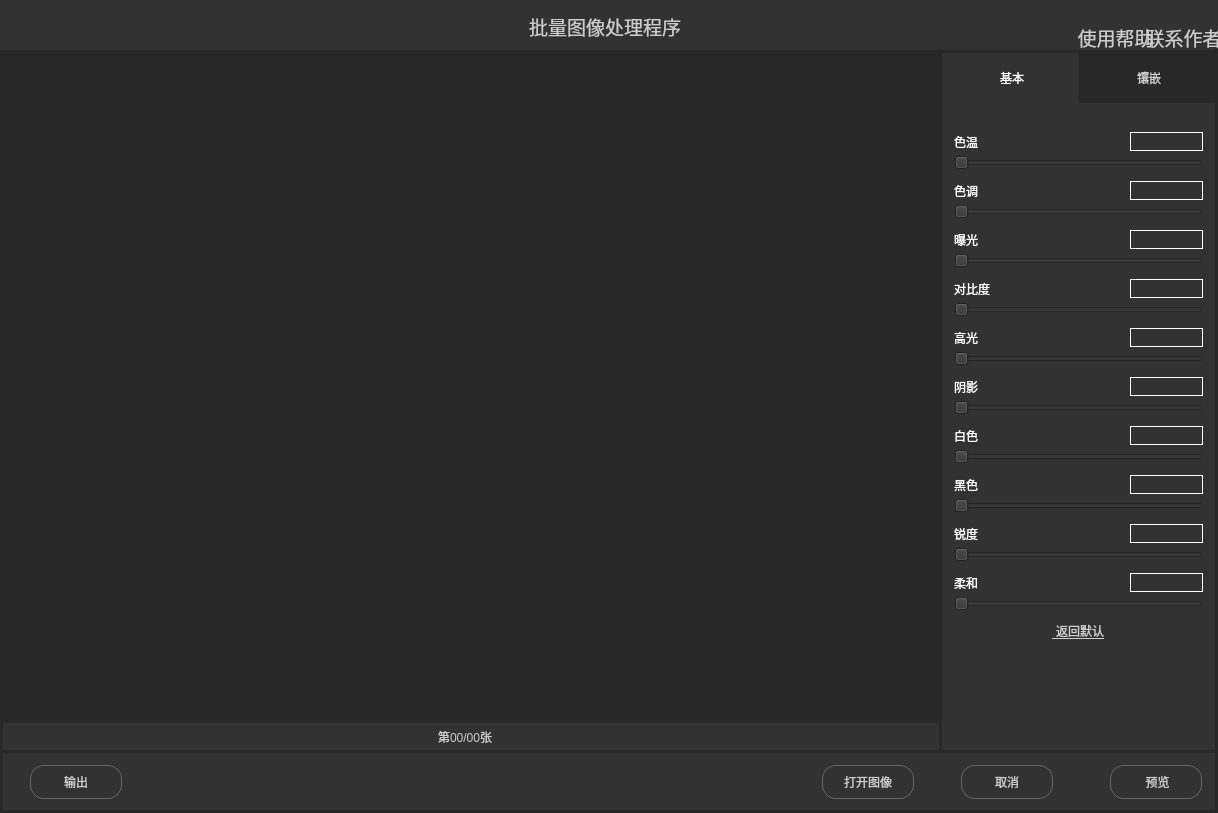
 <widget class="QWidget" name="Widget">
  <property name="geometry">
   <rect>
    <x>0</x>
    <y>0</y>
    <width>1218</width>
    <height>813</height>
   </rect>
  </property>
  <property name="maximumSize">
   <size>
    <width>1218</width>
    <height>813</height>
   </size>
  </property>
  <property name="font">
   <font>
    <family>微软雅黑</family>
    <pointsize>14</pointsize>
   </font>
  </property>
  <property name="windowTitle">
   <string>Widget</string>
  </property>
  <property name="styleSheet">
   <string notr="true">background-color: rgb(50, 50, 50);</string>
  </property>
  <widget class="QFrame" name="frame_bottom">
   <property name="geometry">
    <rect>
     <x>0</x>
     <y>750</y>
     <width>1218</width>
     <height>63</height>
    </rect>
   </property>
   <property name="styleSheet">
    <string notr="true">border-style: solid; /*边框样式*/
border-width: 3px;  /*边框宽度为4像素*/
border-color: rgb(40, 40, 40);</string>
   </property>
   <property name="frameShape">
    <enum>QFrame::StyledPanel</enum>
   </property>
   <property name="frameShadow">
    <enum>QFrame::Raised</enum>
   </property>
   <widget class="QPushButton" name="pushButton_out">
    <property name="geometry">
     <rect>
      <x>30</x>
      <y>15</y>
      <width>92</width>
      <height>34</height>
     </rect>
    </property>
    <property name="toolTipDuration">
     <number>0</number>
    </property>
    <property name="styleSheet">
     <string notr="true">background-color: rgb(50, 50, 50);
border-width:1px;
border-radius:14px;
border-color: rgb(102, 102, 102);
color: rgb(204, 204, 204);</string>
    </property>
    <property name="text">
     <string>输出</string>
    </property>
   </widget>
   <widget class="QPushButton" name="pushButton_cancle">
    <property name="geometry">
     <rect>
      <x>961</x>
      <y>15</y>
      <width>92</width>
      <height>34</height>
     </rect>
    </property>
    <property name="toolTipDuration">
     <number>0</number>
    </property>
    <property name="styleSheet">
     <string notr="true">background-color: rgb(50, 50, 50);
border-width:1px;
border-radius:14px;
border-color: rgb(102, 102, 102);
color: rgb(204, 204, 204);</string>
    </property>
    <property name="text">
     <string>取消</string>
    </property>
   </widget>
   <widget class="QPushButton" name="pushButton_open">
    <property name="geometry">
     <rect>
      <x>822</x>
      <y>15</y>
      <width>92</width>
      <height>34</height>
     </rect>
    </property>
    <property name="toolTipDuration">
     <number>0</number>
    </property>
    <property name="styleSheet">
     <string notr="true">background-color: rgb(50, 50, 50);
border-width:1px;
border-radius:14px;
border-color: rgb(102, 102, 102);
color: rgb(204, 204, 204);</string>
    </property>
    <property name="text">
     <string>打开图像</string>
    </property>
   </widget>
   <widget class="QPushButton" name="pushButton_show">
    <property name="geometry">
     <rect>
      <x>1110</x>
      <y>15</y>
      <width>92</width>
      <height>34</height>
     </rect>
    </property>
    <property name="toolTipDuration">
     <number>0</number>
    </property>
    <property name="styleSheet">
     <string notr="true">background-color: rgb(50, 50, 50);
border-width:1px;
border-radius:14px;
border-color: rgb(102, 102, 102);
color: rgb(204, 204, 204);</string>
    </property>
    <property name="text">
     <string> 预览</string>
    </property>
   </widget>
  </widget>
  <widget class="QLabel" name="label_image_show">
   <property name="geometry">
    <rect>
     <x>0</x>
     <y>50</y>
     <width>939</width>
     <height>670</height>
    </rect>
   </property>
   <property name="styleSheet">
    <string notr="true">background-color: rgb(40, 40, 40);
border-style: solid; /*边框样式*/
border-width: 3px;  /*边框宽度为4像素*/
border-color: rgb(40, 40, 40);</string>
   </property>
   <property name="text">
    <string/>
   </property>
  </widget>
  <widget class="QFrame" name="frame_bottom_name">
   <property name="geometry">
    <rect>
     <x>0</x>
     <y>720</y>
     <width>939</width>
     <height>30</height>
    </rect>
   </property>
   <property name="styleSheet">
    <string notr="true">border-style: solid; /*边框样式*/
border-top-width: 3px;  /*边框宽度为4像素*/
border-left-width:3px;
border-color: rgb(40, 40, 40);</string>
   </property>
   <property name="frameShape">
    <enum>QFrame::StyledPanel</enum>
   </property>
   <property name="frameShadow">
    <enum>QFrame::Raised</enum>
   </property>
   <widget class="QPushButton" name="pushButton_left">
    <property name="geometry">
     <rect>
      <x>388</x>
      <y>8</y>
      <width>19</width>
      <height>19</height>
     </rect>
    </property>
    <property name="styleSheet">
     <string notr="true">background-image: url(:/left_right/左(1).png);
border:noen;
</string>
    </property>
    <property name="text">
     <string/>
    </property>
   </widget>
   <widget class="QPushButton" name="pushButton_right">
    <property name="geometry">
     <rect>
      <x>534</x>
      <y>8</y>
      <width>19</width>
      <height>19</height>
     </rect>
    </property>
    <property name="styleSheet">
     <string notr="true">background-image: url(:/left_right/右(1).png);
border:noen;
</string>
    </property>
    <property name="text">
     <string/>
    </property>
   </widget>
   <widget class="QLabel" name="label_number">
    <property name="geometry">
     <rect>
      <x>438</x>
      <y>6</y>
      <width>71</width>
      <height>21</height>
     </rect>
    </property>
    <property name="styleSheet">
     <string notr="true">font: 14px &quot;微软雅黑&quot;;
color: rgb(204, 204, 204);
border:none;</string>
    </property>
    <property name="text">
     <string>第00/00张</string>
    </property>
   </widget>
   <zorder>label_number</zorder>
   <zorder>pushButton_left</zorder>
   <zorder>pushButton_right</zorder>
  </widget>
  <widget class="QFrame" name="frame_side">
   <property name="geometry">
    <rect>
     <x>939</x>
     <y>49</y>
     <width>279</width>
     <height>701</height>
    </rect>
   </property>
   <property name="styleSheet">
    <string notr="true">border-style: solid; /*边框样式*/
border-left-width: 3px;  /*边框宽度为4像素*/
border-right-width:3px;
border-color: rgb(40, 40, 40);</string>
   </property>
   <property name="frameShape">
    <enum>QFrame::StyledPanel</enum>
   </property>
   <property name="frameShadow">
    <enum>QFrame::Raised</enum>
   </property>
   <widget class="QPushButton" name="pushButton_basic">
    <property name="geometry">
     <rect>
      <x>3</x>
      <y>1</y>
      <width>140</width>
      <height>53</height>
     </rect>
    </property>
    <property name="toolTipDuration">
     <number>0</number>
    </property>
    <property name="styleSheet">
     <string notr="true">background-color: rgb(50, 50, 50);border-top-width:3px;
border-left:none;
border-right:none;
border-color: rgb(40, 40, 40);
color: rgb(255, 255, 255);
font: 18px &quot;微软雅黑&quot;;
</string>
    </property>
    <property name="text">
     <string>基本</string>
    </property>
   </widget>
   <widget class="QPushButton" name="pushButton_in">
    <property name="geometry">
     <rect>
      <x>140</x>
      <y>1</y>
      <width>140</width>
      <height>53</height>
     </rect>
    </property>
    <property name="toolTipDuration">
     <number>0</number>
    </property>
    <property name="styleSheet">
     <string notr="true">background-color: rgb(40, 40, 40);
font: 18px &quot;微软雅黑&quot;;
border-top-width:3px;
border-left:none;
border-right:none;
border-color: rgb(40, 40, 40);
color: rgb(204, 204, 204);</string>
    </property>
    <property name="text">
     <string>镶嵌</string>
    </property>
   </widget>
   <widget class="QGroupBox" name="groupBox_basic">
    <property name="geometry">
     <rect>
      <x>15</x>
      <y>83</y>
      <width>249</width>
      <height>480</height>
     </rect>
    </property>
    <property name="styleSheet">
     <string notr="true">border:none;</string>
    </property>
    <property name="title">
     <string/>
    </property>
    <widget class="QGroupBox" name="groupBox_temperature_color">
     <property name="geometry">
      <rect>
       <x>0</x>
       <y>0</y>
       <width>249</width>
       <height>39</height>
      </rect>
     </property>
     <property name="title">
      <string/>
     </property>
     <widget class="QLabel" name="label_temperature_color">
      <property name="geometry">
       <rect>
        <x>0</x>
        <y>0</y>
        <width>61</width>
        <height>20</height>
       </rect>
      </property>
      <property name="styleSheet">
       <string notr="true">font: 14px &quot;微软雅黑&quot;;
color: rgb(255, 255, 255);</string>
      </property>
      <property name="text">
       <string>色温</string>
      </property>
     </widget>
     <widget class="QSlider" name="horizontalSlider_temperature_color">
      <property name="geometry">
       <rect>
        <x>0</x>
        <y>24</y>
        <width>249</width>
        <height>14</height>
       </rect>
      </property>
      <property name="orientation">
       <enum>Qt::Horizontal</enum>
      </property>
     </widget>
     <widget class="QLineEdit" name="lineEdit_temperature_color">
      <property name="geometry">
       <rect>
        <x>176</x>
        <y>0</y>
        <width>73</width>
        <height>19</height>
       </rect>
      </property>
      <property name="styleSheet">
       <string notr="true">border-style:solid;
color: rgb(255, 255, 255);
border-width:1px;
border-color: rgb(255, 255, 255);</string>
      </property>
     </widget>
    </widget>
    <widget class="QGroupBox" name="groupBox_tone">
     <property name="geometry">
      <rect>
       <x>0</x>
       <y>49</y>
       <width>249</width>
       <height>39</height>
      </rect>
     </property>
     <property name="title">
      <string/>
     </property>
     <widget class="QLabel" name="label_tone">
      <property name="geometry">
       <rect>
        <x>0</x>
        <y>0</y>
        <width>61</width>
        <height>20</height>
       </rect>
      </property>
      <property name="styleSheet">
       <string notr="true">font: 14px &quot;微软雅黑&quot;;
color: rgb(255, 255, 255);</string>
      </property>
      <property name="text">
       <string>色调</string>
      </property>
     </widget>
     <widget class="QSlider" name="horizontalSlider_tone">
      <property name="geometry">
       <rect>
        <x>0</x>
        <y>24</y>
        <width>249</width>
        <height>14</height>
       </rect>
      </property>
      <property name="orientation">
       <enum>Qt::Horizontal</enum>
      </property>
     </widget>
     <widget class="QLineEdit" name="lineEdit_tone">
      <property name="geometry">
       <rect>
        <x>176</x>
        <y>0</y>
        <width>73</width>
        <height>19</height>
       </rect>
      </property>
      <property name="styleSheet">
       <string notr="true">border-style:solid;
color: rgb(255, 255, 255);
border-width:1px;
border-color: rgb(255, 255, 255);</string>
      </property>
     </widget>
    </widget>
    <widget class="QGroupBox" name="groupBox_contrast">
     <property name="geometry">
      <rect>
       <x>0</x>
       <y>147</y>
       <width>249</width>
       <height>39</height>
      </rect>
     </property>
     <property name="title">
      <string/>
     </property>
     <widget class="QLabel" name="label_contrast">
      <property name="geometry">
       <rect>
        <x>0</x>
        <y>0</y>
        <width>61</width>
        <height>20</height>
       </rect>
      </property>
      <property name="styleSheet">
       <string notr="true">font: 14px &quot;微软雅黑&quot;;
color: rgb(255, 255, 255);</string>
      </property>
      <property name="text">
       <string>对比度</string>
      </property>
     </widget>
     <widget class="QSlider" name="horizontalSlider_contrast">
      <property name="geometry">
       <rect>
        <x>0</x>
        <y>24</y>
        <width>249</width>
        <height>14</height>
       </rect>
      </property>
      <property name="orientation">
       <enum>Qt::Horizontal</enum>
      </property>
     </widget>
     <widget class="QLineEdit" name="lineEdit_contrast">
      <property name="geometry">
       <rect>
        <x>176</x>
        <y>0</y>
        <width>73</width>
        <height>19</height>
       </rect>
      </property>
      <property name="styleSheet">
       <string notr="true">border-style:solid;
color: rgb(255, 255, 255);
border-width:1px;
border-color: rgb(255, 255, 255);</string>
      </property>
     </widget>
    </widget>
    <widget class="QGroupBox" name="groupBox_hignlight">
     <property name="geometry">
      <rect>
       <x>0</x>
       <y>196</y>
       <width>249</width>
       <height>39</height>
      </rect>
     </property>
     <property name="title">
      <string/>
     </property>
     <widget class="QLabel" name="label_highlight">
      <property name="geometry">
       <rect>
        <x>0</x>
        <y>0</y>
        <width>61</width>
        <height>20</height>
       </rect>
      </property>
      <property name="styleSheet">
       <string notr="true">font: 14px &quot;微软雅黑&quot;;
color: rgb(255, 255, 255);</string>
      </property>
      <property name="text">
       <string>高光</string>
      </property>
     </widget>
     <widget class="QSlider" name="horizontalSlider_highlight">
      <property name="geometry">
       <rect>
        <x>0</x>
        <y>24</y>
        <width>249</width>
        <height>14</height>
       </rect>
      </property>
      <property name="orientation">
       <enum>Qt::Horizontal</enum>
      </property>
     </widget>
     <widget class="QLineEdit" name="lineEdit_highlight">
      <property name="geometry">
       <rect>
        <x>176</x>
        <y>0</y>
        <width>73</width>
        <height>19</height>
       </rect>
      </property>
      <property name="styleSheet">
       <string notr="true">border-style:solid;
color: rgb(255, 255, 255);
border-width:1px;
border-color: rgb(255, 255, 255);</string>
      </property>
     </widget>
    </widget>
    <widget class="QGroupBox" name="groupBox_shadow">
     <property name="geometry">
      <rect>
       <x>0</x>
       <y>245</y>
       <width>249</width>
       <height>39</height>
      </rect>
     </property>
     <property name="title">
      <string/>
     </property>
     <widget class="QLabel" name="label_shadow">
      <property name="geometry">
       <rect>
        <x>0</x>
        <y>0</y>
        <width>61</width>
        <height>20</height>
       </rect>
      </property>
      <property name="styleSheet">
       <string notr="true">font: 14px &quot;微软雅黑&quot;;
color: rgb(255, 255, 255);</string>
      </property>
      <property name="text">
       <string>阴影</string>
      </property>
     </widget>
     <widget class="QSlider" name="horizontalSlider_shadow">
      <property name="geometry">
       <rect>
        <x>0</x>
        <y>24</y>
        <width>249</width>
        <height>14</height>
       </rect>
      </property>
      <property name="orientation">
       <enum>Qt::Horizontal</enum>
      </property>
     </widget>
     <widget class="QLineEdit" name="lineEdit_shadow">
      <property name="geometry">
       <rect>
        <x>176</x>
        <y>0</y>
        <width>73</width>
        <height>19</height>
       </rect>
      </property>
      <property name="styleSheet">
       <string notr="true">border-style:solid;
color: rgb(255, 255, 255);
border-width:1px;
border-color: rgb(255, 255, 255);</string>
      </property>
     </widget>
    </widget>
    <widget class="QGroupBox" name="groupBox_white">
     <property name="geometry">
      <rect>
       <x>0</x>
       <y>294</y>
       <width>249</width>
       <height>39</height>
      </rect>
     </property>
     <property name="title">
      <string/>
     </property>
     <widget class="QLabel" name="label_white">
      <property name="geometry">
       <rect>
        <x>0</x>
        <y>0</y>
        <width>61</width>
        <height>20</height>
       </rect>
      </property>
      <property name="styleSheet">
       <string notr="true">font: 14px &quot;微软雅黑&quot;;
color: rgb(255, 255, 255);</string>
      </property>
      <property name="text">
       <string>白色</string>
      </property>
     </widget>
     <widget class="QSlider" name="horizontalSlider_white">
      <property name="geometry">
       <rect>
        <x>0</x>
        <y>24</y>
        <width>249</width>
        <height>14</height>
       </rect>
      </property>
      <property name="orientation">
       <enum>Qt::Horizontal</enum>
      </property>
     </widget>
     <widget class="QLineEdit" name="lineEdit_white">
      <property name="geometry">
       <rect>
        <x>176</x>
        <y>0</y>
        <width>73</width>
        <height>19</height>
       </rect>
      </property>
      <property name="styleSheet">
       <string notr="true">border-style:solid;
color: rgb(255, 255, 255);
border-width:1px;
border-color: rgb(255, 255, 255);</string>
      </property>
     </widget>
    </widget>
    <widget class="QGroupBox" name="groupBox_black">
     <property name="geometry">
      <rect>
       <x>0</x>
       <y>343</y>
       <width>249</width>
       <height>39</height>
      </rect>
     </property>
     <property name="title">
      <string/>
     </property>
     <widget class="QLabel" name="label_black">
      <property name="geometry">
       <rect>
        <x>0</x>
        <y>0</y>
        <width>61</width>
        <height>20</height>
       </rect>
      </property>
      <property name="styleSheet">
       <string notr="true">font: 14px &quot;微软雅黑&quot;;
color: rgb(255, 255, 255);</string>
      </property>
      <property name="text">
       <string>黑色</string>
      </property>
     </widget>
     <widget class="QSlider" name="horizontalSlider_black">
      <property name="geometry">
       <rect>
        <x>0</x>
        <y>24</y>
        <width>249</width>
        <height>14</height>
       </rect>
      </property>
      <property name="orientation">
       <enum>Qt::Horizontal</enum>
      </property>
     </widget>
     <widget class="QLineEdit" name="lineEdit_black">
      <property name="geometry">
       <rect>
        <x>176</x>
        <y>0</y>
        <width>73</width>
        <height>19</height>
       </rect>
      </property>
      <property name="styleSheet">
       <string notr="true">border-style:solid;
color: rgb(255, 255, 255);
border-width:1px;
border-color: rgb(255, 255, 255);</string>
      </property>
     </widget>
    </widget>
    <widget class="QGroupBox" name="groupBox_sharpness">
     <property name="geometry">
      <rect>
       <x>0</x>
       <y>392</y>
       <width>249</width>
       <height>39</height>
      </rect>
     </property>
     <property name="title">
      <string/>
     </property>
     <widget class="QLabel" name="label_sharpness">
      <property name="geometry">
       <rect>
        <x>0</x>
        <y>0</y>
        <width>61</width>
        <height>20</height>
       </rect>
      </property>
      <property name="styleSheet">
       <string notr="true">font: 14px &quot;微软雅黑&quot;;
color: rgb(255, 255, 255);</string>
      </property>
      <property name="text">
       <string>锐度</string>
      </property>
     </widget>
     <widget class="QSlider" name="horizontalSlider_sharpness">
      <property name="geometry">
       <rect>
        <x>0</x>
        <y>24</y>
        <width>249</width>
        <height>14</height>
       </rect>
      </property>
      <property name="orientation">
       <enum>Qt::Horizontal</enum>
      </property>
     </widget>
     <widget class="QLineEdit" name="lineEdit_sharpness">
      <property name="geometry">
       <rect>
        <x>176</x>
        <y>0</y>
        <width>73</width>
        <height>19</height>
       </rect>
      </property>
      <property name="styleSheet">
       <string notr="true">border-style:solid;
color: rgb(255, 255, 255);
border-width:1px;
border-color: rgb(255, 255, 255);</string>
      </property>
     </widget>
    </widget>
    <widget class="QGroupBox" name="groupBox_exposure">
     <property name="geometry">
      <rect>
       <x>0</x>
       <y>98</y>
       <width>249</width>
       <height>39</height>
      </rect>
     </property>
     <property name="title">
      <string/>
     </property>
     <widget class="QLabel" name="label_exposure">
      <property name="geometry">
       <rect>
        <x>0</x>
        <y>0</y>
        <width>61</width>
        <height>20</height>
       </rect>
      </property>
      <property name="styleSheet">
       <string notr="true">font: 14px &quot;微软雅黑&quot;;
color: rgb(255, 255, 255);</string>
      </property>
      <property name="text">
       <string>曝光</string>
      </property>
     </widget>
     <widget class="QSlider" name="horizontalSlider_exposure">
      <property name="geometry">
       <rect>
        <x>0</x>
        <y>24</y>
        <width>249</width>
        <height>14</height>
       </rect>
      </property>
      <property name="orientation">
       <enum>Qt::Horizontal</enum>
      </property>
     </widget>
     <widget class="QLineEdit" name="lineEdit_exposure">
      <property name="geometry">
       <rect>
        <x>176</x>
        <y>0</y>
        <width>73</width>
        <height>19</height>
       </rect>
      </property>
      <property name="styleSheet">
       <string notr="true">border-style:solid;
color: rgb(255, 255, 255);
border-width:1px;
border-color: rgb(255, 255, 255);</string>
      </property>
     </widget>
    </widget>
    <widget class="QGroupBox" name="groupBox_temperature_color_10">
     <property name="geometry">
      <rect>
       <x>0</x>
       <y>441</y>
       <width>249</width>
       <height>39</height>
      </rect>
     </property>
     <property name="title">
      <string/>
     </property>
     <widget class="QLabel" name="label_soft">
      <property name="geometry">
       <rect>
        <x>0</x>
        <y>0</y>
        <width>61</width>
        <height>20</height>
       </rect>
      </property>
      <property name="styleSheet">
       <string notr="true">font: 14px &quot;微软雅黑&quot;;
color: rgb(255, 255, 255);</string>
      </property>
      <property name="text">
       <string>柔和</string>
      </property>
     </widget>
     <widget class="QSlider" name="horizontalSlider_soft">
      <property name="geometry">
       <rect>
        <x>0</x>
        <y>24</y>
        <width>249</width>
        <height>14</height>
       </rect>
      </property>
      <property name="orientation">
       <enum>Qt::Horizontal</enum>
      </property>
     </widget>
     <widget class="QLineEdit" name="lineEdit_soft">
      <property name="geometry">
       <rect>
        <x>176</x>
        <y>0</y>
        <width>73</width>
        <height>19</height>
       </rect>
      </property>
      <property name="styleSheet">
       <string notr="true">border-style:solid;
color: rgb(255, 255, 255);
border-width:1px;
border-color: rgb(255, 255, 255);</string>
      </property>
     </widget>
    </widget>
   </widget>
   <widget class="QGroupBox" name="groupBox_in">
    <property name="geometry">
     <rect>
      <x>15</x>
      <y>83</y>
      <width>249</width>
      <height>480</height>
     </rect>
    </property>
    <property name="styleSheet">
     <string notr="true">border:none;
</string>
    </property>
    <property name="title">
     <string/>
    </property>
    <widget class="QLabel" name="label_inter_text">
     <property name="geometry">
      <rect>
       <x>0</x>
       <y>0</y>
       <width>71</width>
       <height>16</height>
      </rect>
     </property>
     <property name="styleSheet">
      <string notr="true">font: 14px &quot;微软雅黑&quot;;
color: rgb(255, 255, 255);</string>
     </property>
     <property name="text">
      <string>输入文字</string>
     </property>
    </widget>
    <widget class="QLineEdit" name="lineEdit_text">
     <property name="geometry">
      <rect>
       <x>0</x>
       <y>29</y>
       <width>249</width>
       <height>24</height>
      </rect>
     </property>
     <property name="styleSheet">
      <string notr="true">border-style:solid;
color: rgb(255, 255, 255);
border-width:1px;
border-color: rgb(255, 255, 255);</string>
     </property>
    </widget>
    <widget class="QLabel" name="label_text_coordinate">
     <property name="geometry">
      <rect>
       <x>0</x>
       <y>71</y>
       <width>71</width>
       <height>16</height>
      </rect>
     </property>
     <property name="styleSheet">
      <string notr="true">font: 14px &quot;微软雅黑&quot;;
color: rgb(255, 255, 255);</string>
     </property>
     <property name="text">
      <string>文字坐标</string>
     </property>
    </widget>
    <widget class="QLabel" name="label_x">
     <property name="geometry">
      <rect>
       <x>0</x>
       <y>101</y>
       <width>71</width>
       <height>21</height>
      </rect>
     </property>
     <property name="styleSheet">
      <string notr="true">font: 16px &quot;微软雅黑&quot;;
color: rgb(255, 255, 255);</string>
     </property>
     <property name="text">
      <string>X :</string>
     </property>
    </widget>
    <widget class="QLineEdit" name="lineEdit_x">
     <property name="geometry">
      <rect>
       <x>38</x>
       <y>101</y>
       <width>68</width>
       <height>21</height>
      </rect>
     </property>
     <property name="styleSheet">
      <string notr="true">color: rgb(255, 255, 255);
border-style:solid;
border-width:1px;
border-color: rgb(255, 255, 255);</string>
     </property>
     <property name="text">
      <string>0</string>
     </property>
    </widget>
    <widget class="QLineEdit" name="lineEdit_y">
     <property name="geometry">
      <rect>
       <x>181</x>
       <y>100</y>
       <width>68</width>
       <height>21</height>
      </rect>
     </property>
     <property name="styleSheet">
      <string notr="true">border-style:solid;
color: rgb(255, 255, 255);
border-width:1px;
border-color: rgb(255, 255, 255);</string>
     </property>
     <property name="text">
      <string>0</string>
     </property>
    </widget>
    <widget class="QLabel" name="label_y">
     <property name="geometry">
      <rect>
       <x>143</x>
       <y>100</y>
       <width>71</width>
       <height>21</height>
      </rect>
     </property>
     <property name="styleSheet">
      <string notr="true">font: 16px &quot;微软雅黑&quot;;
color: rgb(255, 255, 255);</string>
     </property>
     <property name="text">
      <string>Y :</string>
     </property>
    </widget>
    <widget class="QPushButton" name="pushButton_text_color">
     <property name="geometry">
      <rect>
       <x>146</x>
       <y>225</y>
       <width>96</width>
       <height>34</height>
      </rect>
     </property>
     <property name="toolTipDuration">
      <number>0</number>
     </property>
     <property name="styleSheet">
      <string notr="true">border-style:solid;
background-color: rgb(50, 50, 50);
border-width:1px;
border-radius:14px;
border-color: rgb(102, 102, 102);
color: rgb(204, 204, 204);</string>
     </property>
     <property name="text">
      <string>选择文字颜色</string>
     </property>
    </widget>
    <widget class="QLabel" name="label_inter_immage">
     <property name="geometry">
      <rect>
       <x>0</x>
       <y>272</y>
       <width>71</width>
       <height>16</height>
      </rect>
     </property>
     <property name="styleSheet">
      <string notr="true">font: 14px &quot;微软雅黑&quot;;
color: rgb(255, 255, 255);</string>
     </property>
     <property name="text">
      <string>图像坐标</string>
     </property>
    </widget>
    <widget class="QPushButton" name="pushButton_text_color_2">
     <property name="geometry">
      <rect>
       <x>146</x>
       <y>355</y>
       <width>96</width>
       <height>34</height>
      </rect>
     </property>
     <property name="toolTipDuration">
      <number>0</number>
     </property>
     <property name="styleSheet">
      <string notr="true">border-style:solid;
background-color: rgb(50, 50, 50);
border-width:1px;
border-radius:14px;
border-color: rgb(102, 102, 102);
color: rgb(204, 204, 204);</string>
     </property>
     <property name="text">
      <string>选择插入图像</string>
     </property>
    </widget>
    <widget class="QLabel" name="label_y_2">
     <property name="geometry">
      <rect>
       <x>143</x>
       <y>299</y>
       <width>71</width>
       <height>21</height>
      </rect>
     </property>
     <property name="styleSheet">
      <string notr="true">font: 16px &quot;微软雅黑&quot;;
color: rgb(255, 255, 255);</string>
     </property>
     <property name="text">
      <string>Y :</string>
     </property>
    </widget>
    <widget class="QLineEdit" name="lineEdit_x_2">
     <property name="geometry">
      <rect>
       <x>38</x>
       <y>299</y>
       <width>68</width>
       <height>21</height>
      </rect>
     </property>
     <property name="styleSheet">
      <string notr="true">border-style:solid;
color: rgb(255, 255, 255);
border-width:1px;
border-color: rgb(255, 255, 255);</string>
     </property>
     <property name="text">
      <string>0</string>
     </property>
    </widget>
    <widget class="QLineEdit" name="lineEdit_y_2">
     <property name="geometry">
      <rect>
       <x>181</x>
       <y>299</y>
       <width>68</width>
       <height>21</height>
      </rect>
     </property>
     <property name="styleSheet">
      <string notr="true">border-style:solid;
border-width:1px;
border-color: rgb(255, 255, 255);
color: rgb(255, 255, 255);</string>
     </property>
     <property name="text">
      <string>0</string>
     </property>
    </widget>
    <widget class="QLabel" name="label_x_2">
     <property name="geometry">
      <rect>
       <x>0</x>
       <y>299</y>
       <width>71</width>
       <height>21</height>
      </rect>
     </property>
     <property name="styleSheet">
      <string notr="true">font: 16px &quot;微软雅黑&quot;;
color: rgb(255, 255, 255);</string>
     </property>
     <property name="text">
      <string>X :</string>
     </property>
    </widget>
    <widget class="QLabel" name="label_text_line">
     <property name="geometry">
      <rect>
       <x>0</x>
       <y>142</y>
       <width>71</width>
       <height>16</height>
      </rect>
     </property>
     <property name="styleSheet">
      <string notr="true">font: 14px &quot;微软雅黑&quot;;
color: rgb(255, 255, 255);</string>
     </property>
     <property name="text">
      <string>文字粗细</string>
     </property>
    </widget>
    <widget class="QLineEdit" name="lineEdit_line">
     <property name="geometry">
      <rect>
       <x>38</x>
       <y>172</y>
       <width>68</width>
       <height>21</height>
      </rect>
     </property>
     <property name="styleSheet">
      <string notr="true">color: rgb(255, 255, 255);
border-style:solid;
border-width:1px;
border-color: rgb(255, 255, 255);</string>
     </property>
     <property name="text">
      <string>0</string>
     </property>
    </widget>
    <widget class="QLabel" name="label_text_size">
     <property name="geometry">
      <rect>
       <x>143</x>
       <y>142</y>
       <width>71</width>
       <height>16</height>
      </rect>
     </property>
     <property name="styleSheet">
      <string notr="true">font: 14px &quot;微软雅黑&quot;;
color: rgb(255, 255, 255);</string>
     </property>
     <property name="text">
      <string>文字大小</string>
     </property>
    </widget>
    <widget class="QLineEdit" name="lineEdit_size">
     <property name="geometry">
      <rect>
       <x>181</x>
       <y>172</y>
       <width>68</width>
       <height>21</height>
      </rect>
     </property>
     <property name="styleSheet">
      <string notr="true">color: rgb(255, 255, 255);
border-style:solid;
border-width:1px;
border-color: rgb(255, 255, 255);</string>
     </property>
     <property name="text">
      <string>0</string>
     </property>
    </widget>
    <zorder>label_inter_text</zorder>
    <zorder>lineEdit_text</zorder>
    <zorder>label_text_coordinate</zorder>
    <zorder>label_x</zorder>
    <zorder>lineEdit_x</zorder>
    <zorder>label_y</zorder>
    <zorder>lineEdit_y</zorder>
    <zorder>pushButton_text_color</zorder>
    <zorder>label_inter_immage</zorder>
    <zorder>pushButton_text_color_2</zorder>
    <zorder>label_y_2</zorder>
    <zorder>lineEdit_y_2</zorder>
    <zorder>label_x_2</zorder>
    <zorder>lineEdit_x_2</zorder>
    <zorder>label_text_line</zorder>
    <zorder>lineEdit_line</zorder>
    <zorder>label_text_size</zorder>
    <zorder>lineEdit_size</zorder>
   </widget>
   <widget class="QPushButton" name="pushButton_help_2">
    <property name="geometry">
     <rect>
      <x>102</x>
      <y>570</y>
      <width>75</width>
      <height>23</height>
     </rect>
    </property>
    <property name="styleSheet">
     <string notr="true">font: 14px &quot;微软雅黑&quot;;
color: rgb(204, 204, 204);
text-decoration: underline;
border:none;
background:none;</string>
    </property>
    <property name="text">
     <string> 返回默认</string>
    </property>
   </widget>
   <zorder>groupBox_in</zorder>
   <zorder>pushButton_basic</zorder>
   <zorder>pushButton_in</zorder>
   <zorder>groupBox_basic</zorder>
   <zorder>pushButton_help_2</zorder>
  </widget>
  <widget class="QLabel" name="title">
   <property name="geometry">
    <rect>
     <x>529</x>
     <y>13</y>
     <width>160</width>
     <height>27</height>
    </rect>
   </property>
   <property name="styleSheet">
    <string notr="true">font: 20px &quot;微软雅黑&quot;;
color: rgb(204, 204, 204);</string>
   </property>
   <property name="text">
    <string>批量图像处理程序</string>
   </property>
  </widget>
  <widget class="QPushButton" name="pushButton_help">
   <property name="geometry">
    <rect>
     <x>1078</x>
     <y>26</y>
     <width>75</width>
     <height>23</height>
    </rect>
   </property>
   <property name="styleSheet">
    <string notr="true">font: 14px &quot;微软雅黑&quot;;
color: rgb(204, 204, 204);
text-decoration: underline;
border:none;
background:none;</string>
   </property>
   <property name="text">
    <string>使用帮助</string>
   </property>
  </widget>
  <widget class="QPushButton" name="pushButton_callme">
   <property name="geometry">
    <rect>
     <x>1146</x>
     <y>26</y>
     <width>75</width>
     <height>23</height>
    </rect>
   </property>
   <property name="styleSheet">
    <string notr="true">font: 14px &quot;微软雅黑&quot;;
color: rgb(204, 204, 204);
text-decoration: underline;
border:none;
background:none;</string>
   </property>
   <property name="text">
    <string>联系作者</string>
   </property>
  </widget>
  <zorder>label_image_show</zorder>
  <zorder>frame_bottom_name</zorder>
  <zorder>frame_side</zorder>
  <zorder>frame_bottom</zorder>
  <zorder>title</zorder>
  <zorder>pushButton_help</zorder>
  <zorder>pushButton_callme</zorder>
 </widget>
